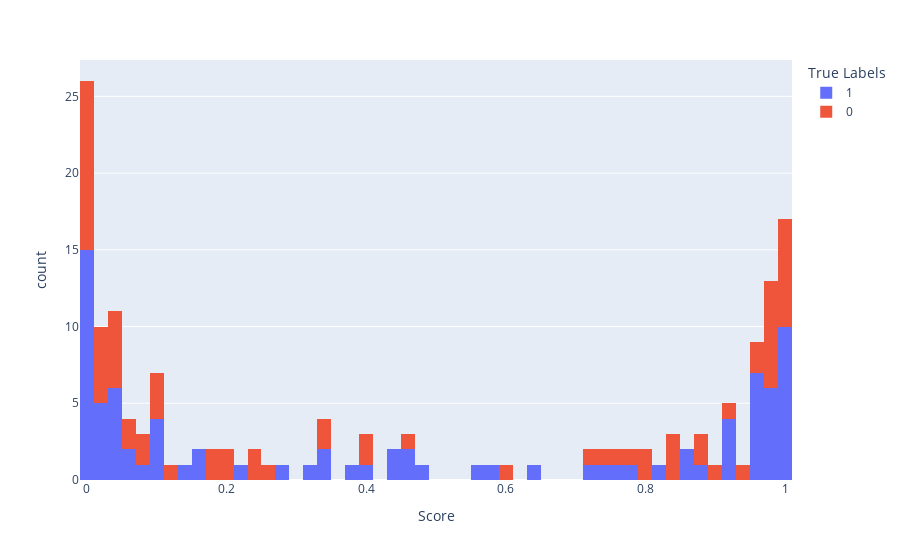
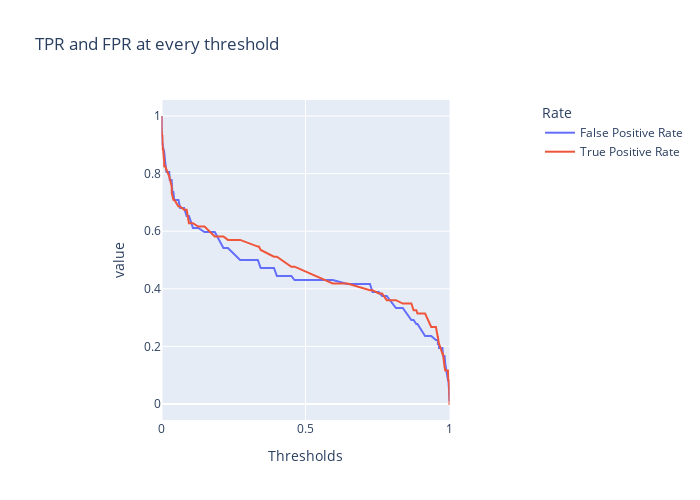

Write notebook code for charts like these, in order.
### Code cell
from sklearn import metrics
y_pred_proba = torch.sigmoid(net(X_test_tensor)).flatten().tolist()
fpr, tpr, thresholds = metrics.roc_curve(y_test_tensor.flatten().int().tolist(), y_pred_proba)

# The histogram of scores compared to true labels
fig_hist = px.histogram(
    x=y_pred_proba, color=y_test_tensor.flatten().int().tolist(), nbins=50,
    labels=dict(color='True Labels', x='Score')
)

fig_hist.show()


# Evaluating model performance at various thresholds
df = pd.DataFrame({
    'False Positive Rate': fpr,
    'True Positive Rate': tpr
}, index=thresholds)
df.index.name = "Thresholds"
df.columns.name = "Rate"

fig_thresh = px.line(
    df, title='TPR and FPR at every threshold',
    width=700, height=500
)

fig_thresh.update_yaxes(scaleanchor="x", scaleratio=1)
fig_thresh.update_xaxes(range=[0, 1], constrain='domain')
fig_thresh.show()
